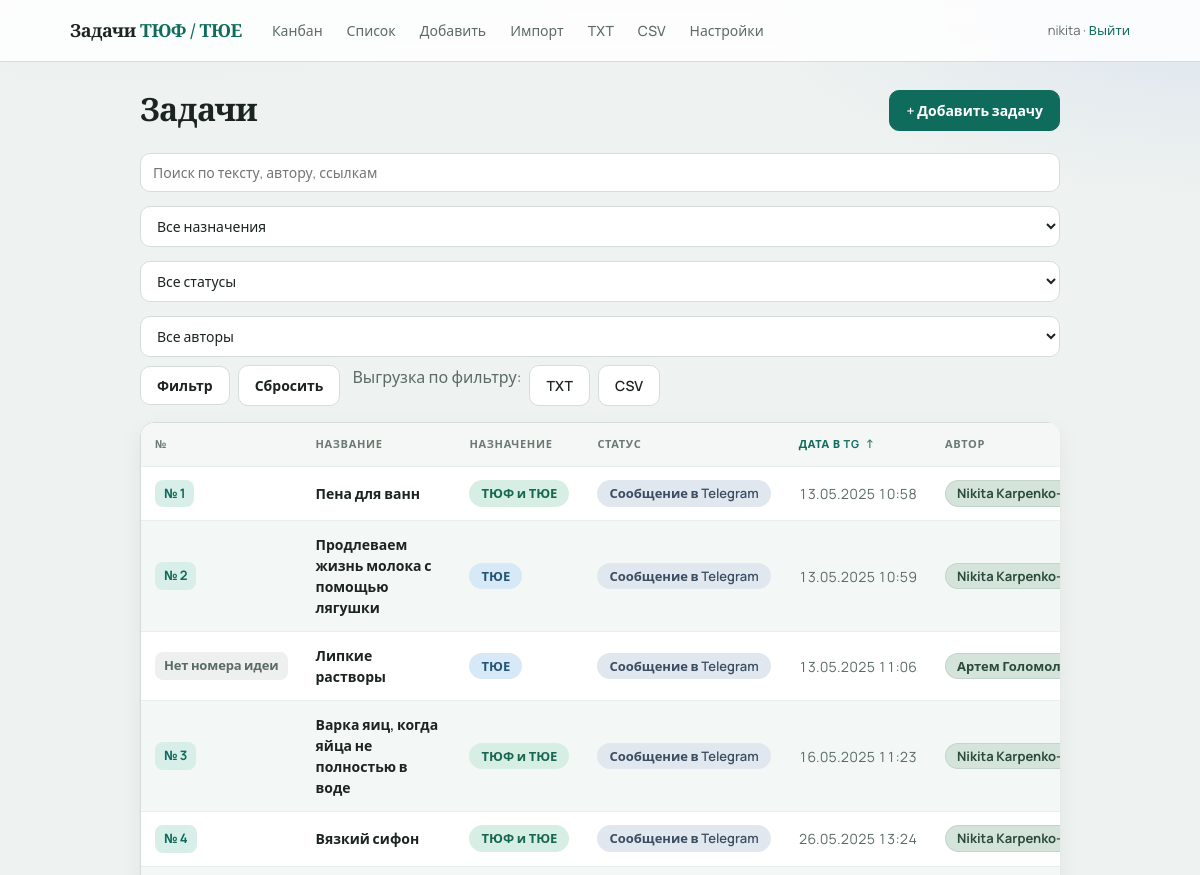
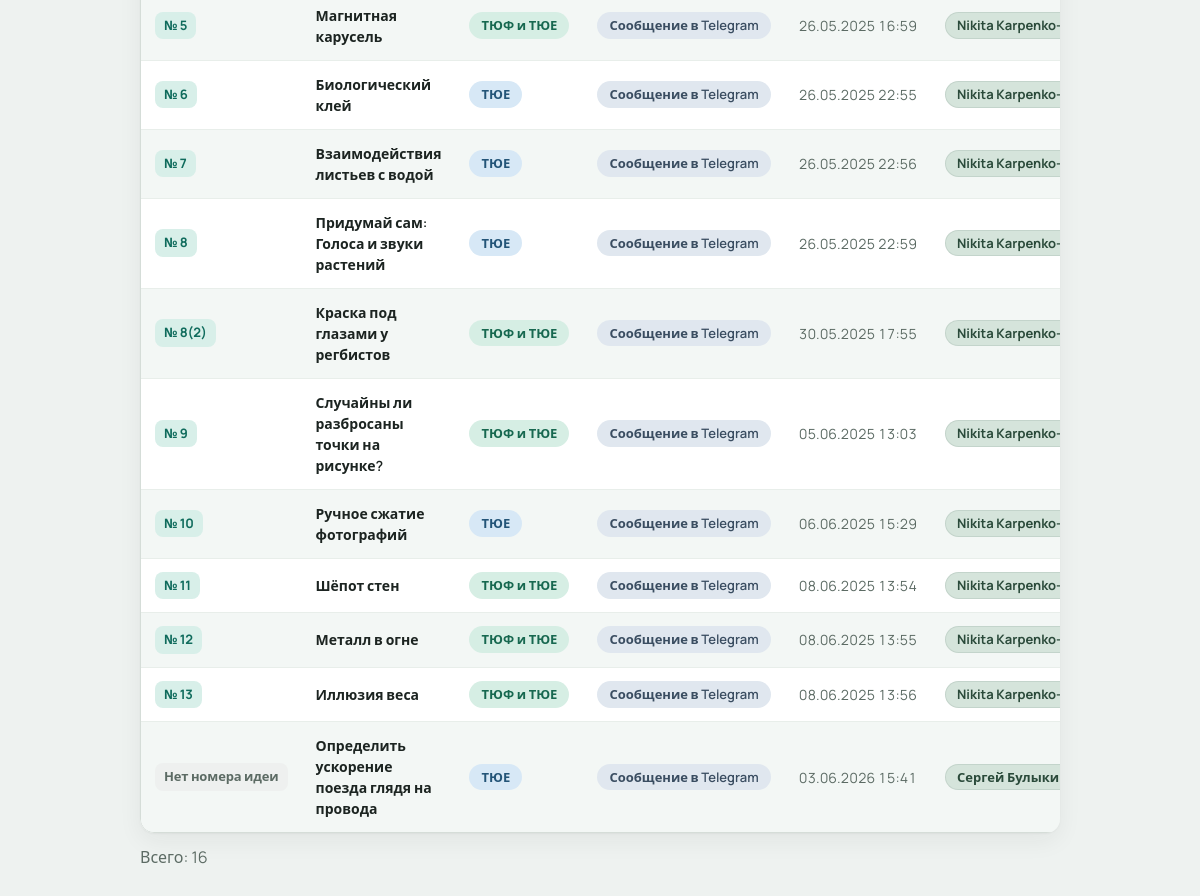
The app's page /?q=&naznachenie=&status=&author=&sort=tg&order=asc (signed in) with its own data (2 pictures, top to bottom).
### app/models.py (models this page shows)
class Task(Base):
    __tablename__ = "tasks"
    id = Column(Integer, primary_key=True, autoincrement=True)
    idea_number = Column(Integer, nullable=True, index=True)
    title = Column(String(500), nullable=True)
    condition = Column(Text, nullable=True)
    formulirovka = Column(Text, nullable=True)
    itogovaya_formulirovka = Column(Text, nullable=True)
    author = Column(String(100), nullable=True)
    naznachenie = Column(String(50), nullable=True)
    status = Column(String(50), default="tg", index=True)
    proverena = Column(String(20), nullable=True)
    archived = Column(Boolean, default=False, nullable=False)
    video_url = Column(String(1000), nullable=True)
    tags = Column(String(500), nullable=True)
    sources = Column(Text, nullable=True)
    telegram_url = Column(String(1000), nullable=True)
    telegram_datetime = Column(DateTime, nullable=False)
    answer_options = Column(Text, nullable=True)
    turnir = Column(String(20), nullable=True)
    turnir_year = Column(Integer, nullable=True)
    task_number = Column(Integer, nullable=True)
    etap_kk = Column(String(20), nullable=True)
    created_at = Column(DateTime, default=datetime.utcnow)
    updated_at = Column(DateTime, default=datetime.utcnow, onupdate=datetime.utcnow)
    comments = relationship(
        "Comment", back_populates="task", cascade="all, delete-orphan", order_by="Comment.created_at"
    )
    history = relationship(
        "TaskHistory",
        back_populates="task",
        cascade="all, delete-orphan",
        order_by="TaskHistory.created_at.desc()",
    )
    attachments = relationship(
        "Attachment",
        back_populates="task",
        cascade="all, delete-orphan",
        order_by="Attachment.created_at",
    )

### app/routes.py (the view)
@router.get("/", response_class=HTMLResponse)
def task_list(
    request: Request,
    db: Session = Depends(get_db),
    q: str = Query(None),
    naznachenie: str = Query(None),
    status: str = Query(None),
    author: str = Query(None),
    sort: str = Query(None),
    order: str = Query(None),
):
    user = login_required(request)
    if not user:
        return RedirectResponse("/login", status_code=303)
    author_filter = (author or "").strip() or None
    query = _filter_tasks(db, q, naznachenie, status, author_filter)
    sort_key = (sort or "").strip().lower()
    order_key = (order or "").strip().lower()
    if order_key not in ("asc", "desc"):
        order_key = "desc"
    if sort_key == "tg":
        query = query.order_by(None)
        if order_key == "asc":
            query = query.order_by(Task.telegram_datetime.asc(), Task.id.asc())
        else:
            query = query.order_by(Task.telegram_datetime.desc(), Task.id.desc())
        active_order = order_key
    else:
        sort_key = ""
        active_order = ""
    tasks = query.all()
    attach_idea_occurrences(db, tasks)
    if not sort_key:
        tasks = _sort_tasks_by_idea_display(tasks)
    return templates.TemplateResponse(
        request,
        "list.html",
        {
            "user": user,
            "tasks": tasks,
            "q": q or "",
            "naznachenie": naznachenie or "",
            "status_filter": status or "",
            "author_filter": author_filter or "",
            "authors": _author_suggestions(db),
            "sort": sort_key,
            "order": active_order,
            "naznachenie_labels": NAZNACHENIE_LABELS,
            "status_labels": STATUS_LABELS,
            "format_igraetsya": format_igraetsya,
            "format_idea_label": format_idea_label,
        },
    )

### app/templates/list.html (shortened to what this page needs)
{% extends "base.html" %}
{% block content %}
{% set qs_base = 'q=' ~ (q|urlencode) ~ '&naznachenie=' ~ (naznachenie|urlencode) ~ '&status=' ~ (status_filter|urlencode) ~ '&author=' ~ (author_filter|urlencode) %}
{% if sort == 'tg' and order == 'asc' %}
  {% set tg_next_order = 'desc' %}
  {% set tg_arrow = '↑' %}
{% elif sort == 'tg' %}
  {% set tg_next_order = 'asc' %}
  {% set tg_arrow = '↓' %}
{% else %}
  {% set tg_next_order = 'desc' %}
  {% set tg_arrow = '' %}
{% endif %}
<div class="page-header">
  <h1>Задачи</h1>
  <a class="btn primary" href="/new">+ Добавить задачу</a>
</div>
<form class="filters" method="get">
  <input type="search" name="q" value="{{ q }}" placeholder="Поиск по тексту, автору, ссылкам">
  <select name="naznachenie">
    <option value="">Все назначения</option>
  </select>
  <select name="status">
    <option value="">Все статусы</option>
  </select>
  <select name="author">
    <option value="">Все авторы</option>
  </select>
  <button type="submit" class="btn secondary">Фильтр</button>
  <a href="/" class="btn secondary">Сбросить</a>
  <span class="filters-export muted">Выгрузка по фильтру:</span>
  <a class="btn secondary" href="/export/txt?{{ qs_base }}">TXT</a>
  <a class="btn secondary" href="/export/csv?{{ qs_base }}">CSV</a>
</form>
{% if tasks %}
<div class="table-wrap">
<table class="table table-tasks">
  <thead>
    <tr>
      <th>№</th>
      <th>Название</th>
      <th>Назначение</th>
      <th>Статус</th>
      <th>
        <a class="th-sort {% if sort == 'tg' %}is-active{% endif %}"
           href="/?{{ qs_base }}&sort=tg&order={{ tg_next_order }}"
           title="Сортировать по дате в Telegram">
          Дата в TG
          {% if tg_arrow %}<span class="th-sort-arrow">{{ tg_arrow }}</span>{% endif %}
        </a>
      </th>
      <th>Автор</th>
    </tr>
  </thead>
  <tbody>
    {% for task in tasks %}
    <tr onclick="window.location='/tasks/{{ task.id }}'" class="clickable {% if task.status == 'archived' or task.archived %}row-archived{% endif %}">
      <td>
        <span class="idea-badge {% if task.idea_number is none %}idea-badge-empty{% endif %}">
          {{ format_idea_label(task) }}
        </span>
      </td>
      <td>
        <span class="task-title">{{ task.title or 'Без названия' }}</span>
      </td>
      <td>
        <span class="board-chip board-{{ task.naznachenie or 'none' }}">
          {{ naznachenie_labels.get(task.naznachenie or '', '—') }}
        </span>
      </td>
      <td>
        <span class="status-pill status-{{ status_pill_class(task.status) }}">
          {{ status_labels.get(task.status, task.status) }}
        </span>
        {% set ig = format_igraetsya(task) %}
      </td>
      <td class="task-date">{{ task.telegram_datetime.strftime('%d.%m.%Y %H:%M') }}</td>
      <td>
        {% if task.author %}
        <span class="author-pill author-{{ author_pill_class(task.author) }}">{{ task.author }}</span>
        {% else %}
        <span class="muted">—</span>
        {% endif %}
      </td>
    </tr>
    {% endfor %}
  </tbody>
</table>
</div>
<p class="muted table-count">Всего: {{ tasks|length }}</p>
{% else %}
<p class="empty">Задач пока нет. <a href="/new">Добавить первую</a></p>
{% endif %}
{% endblock %}

### records on screen
Task: idea_number "№ 1", title "Пена для ванн", get "ТЮФ и ТЮЕ", get "Сообщение в Telegram", telegram_datetime "13.05.2025 10:58", author "Nikita…"
Task: idea_number "№ 2", title "Продлеваем жизнь молока с помощью лягушки", get "ТЮЕ", get "Сообщение в Telegram", telegram_datetime "13.05.2025 10:59", author "Nikita…"
Task: idea_number "Нет номера идеи", title "Липкие растворы", get "ТЮЕ", get "Сообщение в Telegram", telegram_datetime "13.05.2025 11:06", author "Артем…"
Task: idea_number "№ 3", title "Варка яиц, когда яйца не полностью в воде", get "ТЮФ и ТЮЕ", get "Сообщение в Telegram", telegram_datetime "16.05.2025 11:23", author "Nikita…"
Task: idea_number "№ 4", title "Вязкий сифон", get "ТЮФ и ТЮЕ", get "Сообщение в Telegram", telegram_datetime "26.05.2025 13:24", author "Nikita…"
Task: idea_number "№ 5", title "Магнитная карусель", get "ТЮФ и ТЮЕ", get "Сообщение в Telegram", telegram_datetime "26.05.2025 16:59", author "Nikita…"
Task: idea_number "№ 6", title "Биологический клей", get "ТЮЕ", get "Сообщение в Telegram", telegram_datetime "26.05.2025 22:55", author "Nikita…"
Task: idea_number "№ 7", title "Взаимодействия листьев с водой", get "ТЮЕ", get "Сообщение в Telegram", telegram_datetime "26.05.2025 22:56", author "Nikita…"
Task: idea_number "№ 8", title "Придумай сам: Голоса и звуки растений", get "ТЮЕ", get "Сообщение в Telegram", telegram_datetime "26.05.2025 22:59", author "Nikita…"
Task: idea_number "№ 8(2)", title "Краска под глазами у регбистов", get "ТЮФ и ТЮЕ", get "Сообщение в Telegram", telegram_datetime "30.05.2025 17:55", author "Nikita…"
Task: idea_number "№ 9", title "Случайны ли разбросаны точки на рисунке?", get "ТЮФ и ТЮЕ", get "Сообщение в Telegram", telegram_datetime "05.06.2025 13:03", author "Nikita…"
Task: idea_number "№ 10", title "Ручное сжатие фотографий", get "ТЮЕ", get "Сообщение в Telegram", telegram_datetime "06.06.2025 15:29", author "Nikita…"
Task: idea_number "№ 11", title "Шёпот стен", get "ТЮФ и ТЮЕ", get "Сообщение в Telegram", telegram_datetime "08.06.2025 13:54", author "Nikita…"
Task: idea_number "№ 12", title "Металл в огне", get "ТЮФ и ТЮЕ", get "Сообщение в Telegram", telegram_datetime "08.06.2025 13:55", author "Nikita…"
Task: idea_number "№ 13", title "Иллюзия веса", get "ТЮФ и ТЮЕ", get "Сообщение в Telegram", telegram_datetime "08.06.2025 13:56", author "Nikita…"
Task: idea_number "Нет номера идеи", title "Определить ускорение поезда глядя на провода", get "ТЮЕ", get "Сообщение в Telegram", telegram_datetime "03.06.2026 15:41", author "Сергей…"

### other values on screen
{{ user }} "nikita"
{{ tg_arrow }} "↑"
{{ tasks|length }} "16"
